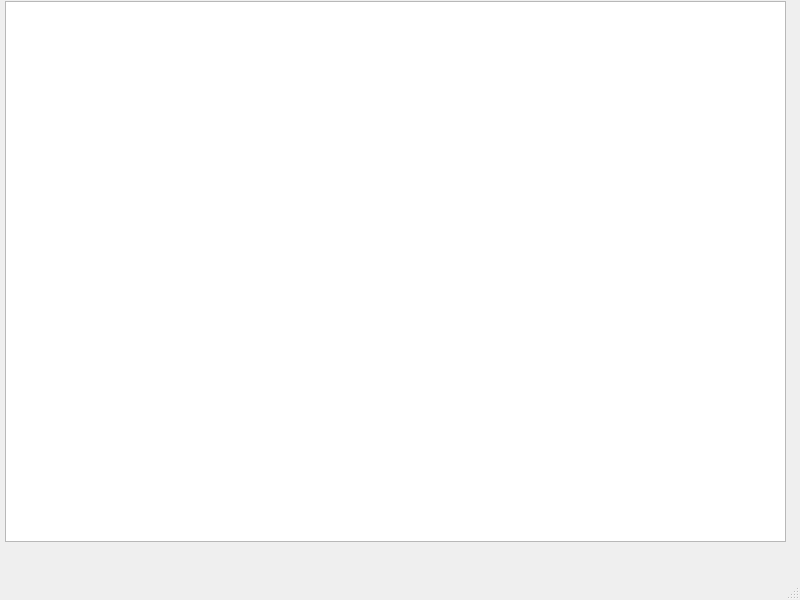
<?xml version="1.0" encoding="UTF-8"?>
<ui version="4.0">
 <class>MainWindow</class>
 <widget class="QMainWindow" name="MainWindow">
  <property name="geometry">
   <rect>
    <x>0</x>
    <y>0</y>
    <width>800</width>
    <height>600</height>
   </rect>
  </property>
  <property name="windowTitle">
   <string>MainWindow</string>
  </property>
  <widget class="QWidget" name="centralwidget">
   <widget class="QTableWidget" name="list_w">
    <property name="geometry">
     <rect>
      <x>5</x>
      <y>1</y>
      <width>781</width>
      <height>541</height>
     </rect>
    </property>
   </widget>
  </widget>
  <widget class="QMenuBar" name="menubar">
   <property name="geometry">
    <rect>
     <x>0</x>
     <y>0</y>
     <width>800</width>
     <height>26</height>
    </rect>
   </property>
  </widget>
  <widget class="QStatusBar" name="statusbar"/>
 </widget>
 <resources/>
 <connections/>
</ui>
